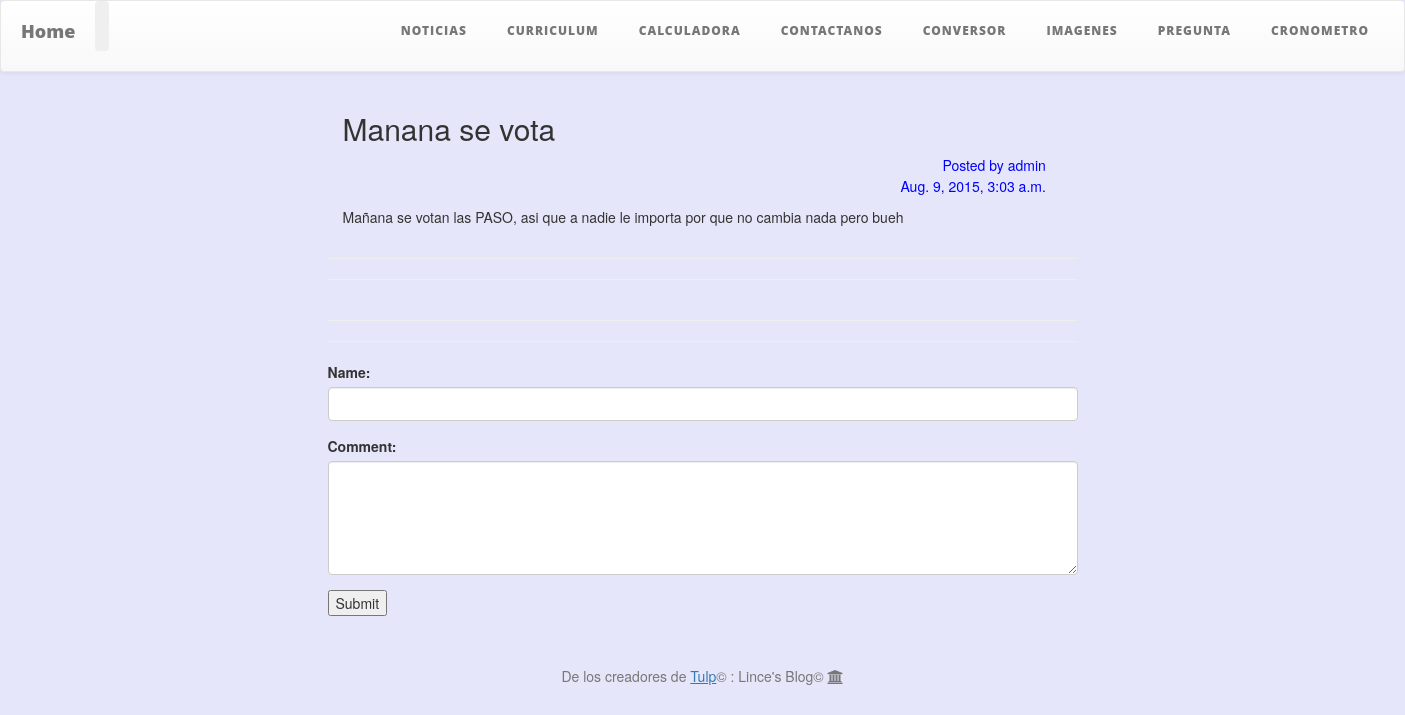
The page /show_post/4/ on the database its author committed.
### blogito/models.py (models this page shows, shortened)
class Noticia(models.Model):
    class Meta:
        verbose_name = "Noticia"
        verbose_name_plural = "Noticias"
        ordering=['-fecha']
    titulo = models.CharField(u"Titulo",max_length=200)
    noticia = models.TextField(u"Noticia")
    descripcion = models.TextField(u"Descripcion")
    fecha = models.DateTimeField(u'Fecha del Post',auto_now_add=True)
    categoria = models.ManyToManyField('Categoria')
    published = models.BooleanField(u'Publicado?', default=True)
    autor = models.ForeignKey(User)

### blogito/views.py (the view)
# urls.py: url(r'^show_post/(?P<id_post>[0-9]+)/$', 'blogito.views.show_post', name='show_post'),
def show_post(request, id_post):
    context = RequestContext(request)
    post = Noticia.objects.get(id=id_post)
    comentarios = Comentario.objects.filter(post_id = id_post)
    return render_to_response('show_post.html',{'post':post, 'comentarios':comentarios}, context)

### blogito/templates/show_post.html (shortened to what this page needs)
{% extends 'base.html' %}
{% load staticfiles %}
{% block content %}
    <div class="container">
            <ul style="list-style-type:none">
                <li>
                <div class="col-md-8 col-md-offset-0" style="margin-left:-5%">
                        <h2 >
                            {{post.titulo}}
                        </h2>
                        <p style="text-align:right;color:blue">
                            Posted by {{post.autor}}<br>
                            {{post.fecha}}
                        </p>
                        <p>
                            {{post.noticia}}
                        </p>
                </div>
                </li>
            </ul>
    </div>
    <hr class="featurette-divider"></hr>
    <hr class="featurette-divider"></hr>
    <hr class="featurette-divider"></hr>
    <hr class="featurette-divider"></hr>
    <div style="background:;">
        <div class="form-group" >
          <label for="usr">Name:</label>
          <input type="text" id="nombre"class="form-control" id="usr">
        </div>
         <div class="form-group">
          <label for="comment">Comment:</label>
          <textarea class="form-control" id="comentario"rows="5" id="comment"></textarea>
        </div>
        <input type="button" id="send" value="Submit">
        </div>
    </div>
</div>
{% endblock %}

### blogito/static/css/clean-blog.css (style rules this page uses)
body { font-family: 'Lora', 'Times New Roman', serif; font-size: 20px; color: #404040; }
p { line-height: 1.5; margin: 30px 0; }
h1, h2, h3, h4, h5, h6 { font-family: 'Open Sans', 'Helvetica Neue', Helvetica, Arial, sans-serif; font-weight: 800; }
body { webkit-tap-highlight-color: #0085a1; }

### blogito/static/css/style.css (style rules this page uses)
body { height: 100%; }
body { background-color: lavender; }

### rows shown on the page
Noticia: titulo "Manana se vota", autor "admin", fecha "Aug. 9, 2015, 3:03 a.m.", noticia "Mañana se votan las PASO, asi que a nadie le importa por que no cambia nada pero bueh"
